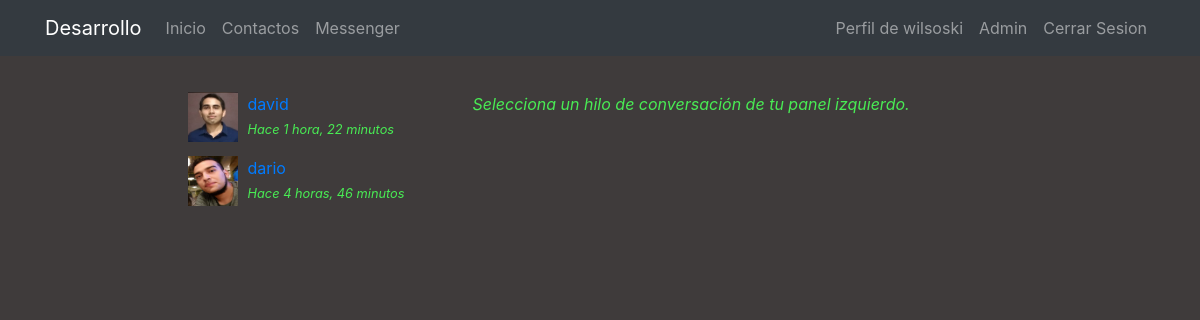
The app's page /messenger/ (signed in) with its own data.
### registration/models.py (models this page shows)
class Profile(models.Model):
    user = models.OneToOneField(User, on_delete=models.CASCADE)
    avatar = models.ImageField(upload_to=custom_upload_avatar, null=True, blank=True)
    bio = models.TextField(null=True, blank=True)
    link = models.URLField(max_length=200, null=True, blank=True)
    class Meta:
        ordering = ['user__username']

### messenger/models.py (models this page shows)
class Thread(models.Model):
    users = models.ManyToManyField(User, related_name='threads')
    messages = models.ManyToManyField(Message)
    updated = models.DateTimeField(auto_now=True)
    objects = ThreadManager()
    class Meta:
        ordering = ['-updated']

class Message(models.Model):
    user = models.ForeignKey(User, on_delete=models.CASCADE)
    content = models.TextField()
    created = models.DateTimeField(auto_now_add=True)
    class Meta:
        ordering = ['created']

### messenger/views.py (the view)
# urls.py: path('', ThreadList.as_view(), name='list'),
@method_decorator(login_required, name="dispatch")
class ThreadList(TemplateView):
    template_name = "messenger/thread_list.html"

### messenger/templates/messenger/thread_list.html (shortened to what this page needs)
{% extends 'core/base.html' %}
{% load static %}
{% block content %}
<main role="main">
  <div class="container">
    <div class="row mt-3">
      <div class="col-md-9 mx-auto mb-5">
        <div class="row">
          <div class="col-md-4">
            {% for thread in request.user.threads.all %}
              {% if thread.messages.all|length > 0 %}
                <div class="mb-3">
                  {% for user in thread.users.all %}
                    {% if user != request.user %}
                      {% if user.profile.avatar %}
                        <img src="{{user.profile.avatar.url}}" class="avatar">
                      {% else %}
                        <img src="{% static 'registration/img/no-avatar.jpg' %}" class="avatar">
                      {% endif %}
                      <div>
                        <a href="{% url 'messenger:detail' thread.pk %}">{{user}}</a><br>
                        <small><i>Hace {{thread.messages.last.created|timesince}}</i></small>
                      </div>
                    {% endif %}
                  {% endfor %}
                </div>
              {% endif %}
            {% endfor %}
          </div>
          <div class="col-md-8">
            <p><i>Selecciona un hilo de conversación de tu panel izquierdo.</i></p>
          </div>
        </div>
      </div>
    </div>
  </div>
</main>
{% endblock %}

### core/templates/core/base.html (shortened to what this page needs)
<!DOCTYPE html>
<html lang="es">
  <head>
    {% load static %}
    <link href="{% static 'core/vendor/bootstrap/css/bootstrap.min.css' %}" rel="stylesheet">
    <link href="{% static 'core/vendor/font-awesome/css/font-awesome.min.css' %}" rel="stylesheet" type="text/css">
    <link href="{% static 'core/css/main.css' %}" rel="stylesheet">
  </head>
  <body>
    <body>
      <nav class="navbar navbar-expand-lg navbar-dark bg-dark">
        <div class="container">
          <a class="navbar-brand" href="{% url 'home' %}">Desarrollo</a>
          <div class="collapse navbar-collapse" id="ned">
            <ul class="navbar-nav mr-auto">
              <li class="nav-item">
                <a class="nav-link" href="{% url 'home' %}">Inicio</a>
              </li>
              <li class="nav-item">
                <a class="nav-link" href="{% url 'profiles:list' %}">Contactos</a>
              </li>
                <li class="nav-item">
                  <a class="nav-link" href="{% url 'messenger:list' %}">Messenger</a>
                </li>
            </ul>
            <ul class="navbar-nav">
              {% if not request.user.is_authenticated %}
                <li class="nav-item">
                  <a class="nav-link" href="{% url 'login' %}">Iniciar Sesion</a>
                </li>
                <li class="nav-item">
                  <a class="nav-link" href="{% url 'signup' %}">Registrar</a>
                </li>
              {% else %}
                <li class="nav-item">
                  <a class="nav-link" href="{% url 'profile' %}">Perfil de  {{ user.username }}</a>
                </li>
                {% if request.user.is_staff %}
                  <li class="nav-item">
                    <a class="nav-link" href="{% url 'admin:index' %}">Admin</a>
                  </li>
                {% endif %}
                <li class="nav-item">
                  <a class="nav-link" href="{% url 'logout' %}">Cerrar Sesion</a>
                </li>
              {% endif %}
            </ul>
          </div>
        </div>
      </nav>
      {% block content %}{% endblock %}
  </body>
</html>

### core/static/core/css/main.css (style rules this page uses)
main { padding-top: 20px; }
:root { --jumbotron-padding-y: 3rem; }
body { background-color: #3f3b3b; background-size: cover; color: #49EB54; }
a { color: #007bff; text-decoration: none; background-color: transparent; }

### messenger/templates/messenger/thread_list.html (style rules this page uses)
.avatar { width:50px; height:50px; float:left; margin-right:10px; }

### records on screen
Thread: messages.last.created "1 hora, 22 minutos"
Thread: messages.last.created "4 horas, 46 minutos"

### other values on screen
{{ user.username }} "wilsoski"
{{ user }} "david"
{{ user }} "dario"
